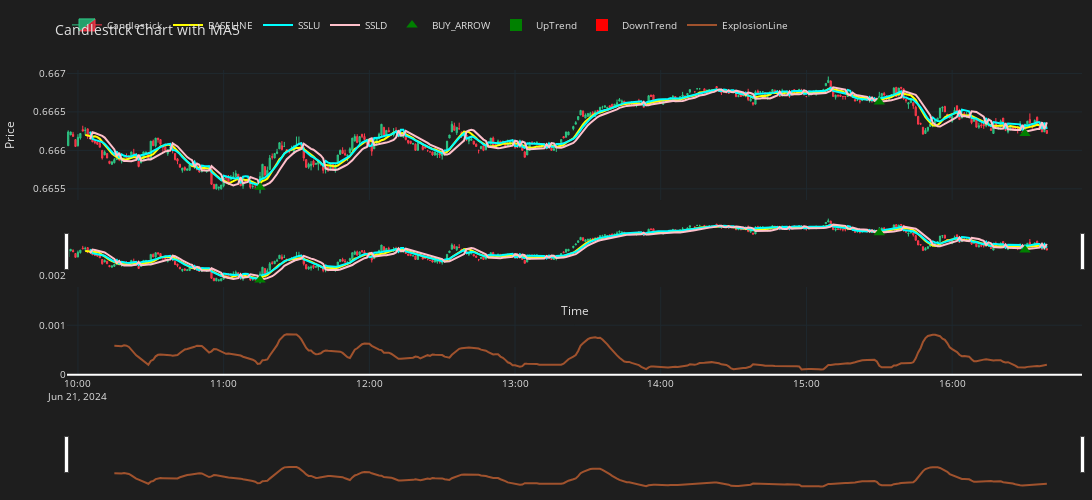

Notebook code for this chart:
### Code cell
import plotly.graph_objects as go
from plotly.subplots import make_subplots  # Correct import for make_subplots
import numpy as np

# Create a figure using subplots with 2 rows and shared x-axes
fig = make_subplots(rows=2, cols=1, shared_xaxes=True)

# Add a candlestick trace to the first row
fig.add_trace(go.Candlestick(
    x=final_df['Time'],
    open=final_df['Open'],
    high=final_df['High'],
    low=final_df['Low'],
    close=final_df['Close'],
    name='Candlestick',
    line=dict(width=1),
    opacity=1,
    increasing_fillcolor='#24A06B',
    decreasing_fillcolor="#CC2E3C",
    increasing_line_color='#2EC886',
    decreasing_line_color='#FF3A4C'
), row=1, col=1)

# BASELINE trace on the first row
fig.add_trace(go.Scatter(
    x=final_df['Time'],
    y=final_df['baseline'],
    name='BASELINE',
    mode='lines',
    line=dict(color='yellow', width=2)
), row=1, col=1)

# SSLU trace on the first row
fig.add_trace(go.Scatter(
    x=df['Time'],
    y=df['sslUp'],
    name='SSLU',
    line=dict(color='aqua', width=2)
), row=1, col=1)

# SSLD trace on the first row
fig.add_trace(go.Scatter(
    x=df['Time'],
    y=df['sslDown'],
    name='SSLD',
    line=dict(color='pink', width=2)
), row=1, col=1)

fig.add_trace(go.Scatter(
    x=final_df[final_df['final_signal_buy']]['Time'],  # Filter for 'Time' where 'final_signal_buy' is True
    y=final_df[final_df['final_signal_buy']]['Open'],  # Filter for 'Open' where 'final_signal_buy' is True
    name="BUY_ARROW",
    mode='markers',
    marker=dict(
        color='green',
        size=10,  # Adjust the size as needed
        symbol='triangle-up'  # Correct attribute for the shape of the marker
    )
),row =1,col =1)

# WAE chart for trendUp on the second row
fig.add_trace(go.Bar(
    x=final_df['Time'],
    y=final_df['trendUp'],
    marker_color=np.where(final_df['trendUp'] < final_df['trendUp'].shift(1), 'lime', 'green'),
    name='UpTrend',
    width=0.04,
    marker_line_color='rgba(0,0,0,0)',  # Hides the marker border
    marker_line_width=0
), row=2, col=1)

# WAE chart for trendDown on the second row
fig.add_trace(go.Bar(
    x=final_df['Time'],
    y=final_df['trendDown'],
    marker_color=np.where(final_df['trendDown'] < final_df['trendDown'].shift(1), 'orange', 'red'),
    name='DownTrend',
    width=0.04,
    marker_line_color='rgba(0,0,0,0)',  # Hides the marker border
    marker_line_width=0
), row=2, col=1)

# Explosion line trace on the second row
fig.add_trace(go.Scatter(
    x=final_df['Time'],
    y=final_df['e1'],
    mode='lines',
    name='ExplosionLine',
    line=dict(color='#A0522D', width=2)
), row=2, col=1)

# Update layout for WAE chart
fig.update_layout(
    title='Candlestick Chart with WAE',
    xaxis_title='Date',
    yaxis_title='Price',
    height=800,
    width=1200,
    margin=dict(l=50, r=50, b=50, t=100),
    paper_bgcolor="#1e1e1e",
    plot_bgcolor="#1e1e1e",
    font=dict(size=10, color="#e1e1e1"),
    showlegend=True,
    legend=dict(x=0, y=1.1, orientation='h')
)

# Update layout for WAE chart
fig.update_layout(
    title='Candlestick Chart with WAE',
    xaxis_title='Date',
    height=800,
    width=1200,
    margin=dict(l=50, r=50, b=50, t=100),
    paper_bgcolor="#1e1e1e",
    plot_bgcolor="#1e1e1e",
    font=dict(size=10, color="#e1e1e1"),
    showlegend=True,
    legend=dict(x=0, y=1.1, orientation='h')
)

# Update y-axis range for the Candlestick chart (row 1)
fig.update_layout(
    width=1500,
    height=500,
    margin=dict(l=10, r=10, b=10, t=10),
    font=dict(size=10, color="#e1e1e1"),
    paper_bgcolor="#1e1e1e",
    plot_bgcolor="#1e1e1e",
    xaxis_title='Time',
    yaxis_title='Price',
    title='Candlestick Chart with MA5'
)

fig.update_xaxes(
    gridcolor="#1f292f",
    showgrid=True,
    fixedrange=True,
    rangeslider=dict(visible=True)
)

fig.update_yaxes(
    gridcolor="#1f292f",
    showgrid=True)

fig.show()

### Figure 1 — Plotly figure (JSON) as saved in the notebook; plotly's stock layout.template omitted (floating-point values rounded to 4 significant figures; data arrays with more than 128 entries replaced by an {"elided": "..."} marker saying what was removed)
{"data": [{"close": {"elided": "400 float values"}, "decreasing": {"fillcolor": "#CC2E3C", "line": {"color": "#FF3A4C"}}, "high": {"elided": "400 float values"}, "increasing": {"fillcolor": "#24A06B", "line": {"color": "#2EC886"}}, "line": {"width": 1}, "low": {"elided": "400 float values"}, "name": "Candlestick", "opacity": 1, "open": {"elided": "400 float values"}, "type": "candlestick", "x": {"elided": "400 str values"}, "xaxis": "x", "yaxis": "y"}, {"line": {"color": "yellow", "width": 2}, "mode": "lines", "name": "BASELINE", "type": "scatter", "x": {"elided": "400 str values"}, "xaxis": "x", "y": {"elided": "400 float values"}, "yaxis": "y"}, {"line": {"color": "aqua", "width": 2}, "name": "SSLU", "type": "scatter", "x": {"elided": "400 str values"}, "xaxis": "x", "y": {"elided": "400 float values"}, "yaxis": "y"}, {"line": {"color": "pink", "width": 2}, "name": "SSLD", "type": "scatter", "x": {"elided": "400 str values"}, "xaxis": "x", "y": {"elided": "400 float values"}, "yaxis": "y"}, {"marker": {"color": "green", "size": 10, "symbol": "triangle-up"}, "mode": "markers", "name": "BUY_ARROW", "type": "scatter", "x": ["2024-06-21T11:15:00+10:00", "2024-06-21T15:30:00+10:00", "2024-06-21T16:30:00+10:00"], "xaxis": "x", "y": [0.6655, 0.6666, 0.6662], "yaxis": "y"}, {"marker": {"color": {"elided": "400 str values"}, "line": {"color": "rgba(0,0,0,0)", "width": 0}}, "name": "UpTrend", "type": "bar", "width": 0.04, "x": {"elided": "400 str values"}, "xaxis": "x2", "y": {"elided": "400 float values"}, "yaxis": "y2"}, {"marker": {"color": {"elided": "400 str values"}, "line": {"color": "rgba(0,0,0,0)", "width": 0}}, "name": "DownTrend", "type": "bar", "width": 0.04, "x": {"elided": "400 str values"}, "xaxis": "x2", "y": {"elided": "400 float values"}, "yaxis": "y2"}, {"line": {"color": "#A0522D", "width": 2}, "mode": "lines", "name": "ExplosionLine", "type": "scatter", "x": {"elided": "400 str values"}, "xaxis": "x2", "y": {"elided": "400 float values"}, "yaxis": "y2"}], "layout": {"font": {"color": "#e1e1e1", "size": 10}, "height": 500, "legend": {"orientation": "h", "x": 0, "y": 1.1}, "margin": {"b": 10, "l": 10, "r": 10, "t": 10}, "paper_bgcolor": "#1e1e1e", "plot_bgcolor": "#1e1e1e", "showlegend": true, "title": {"text": "Candlestick Chart with MA5"}, "width": 1500, "xaxis": {"anchor": "y", "domain": [0, 1], "fixedrange": true, "gridcolor": "#1f292f", "matches": "x2", "rangeslider": {"visible": true}, "showgrid": true, "showticklabels": false, "title": {"text": "Time"}}, "xaxis2": {"anchor": "y2", "domain": [0, 1], "fixedrange": true, "gridcolor": "#1f292f", "rangeslider": {"visible": true}, "showgrid": true}, "yaxis": {"anchor": "x", "domain": [0.575, 1], "gridcolor": "#1f292f", "showgrid": true, "title": {"text": "Price"}}, "yaxis2": {"anchor": "x2", "domain": [0, 0.425], "gridcolor": "#1f292f", "showgrid": true}}}
